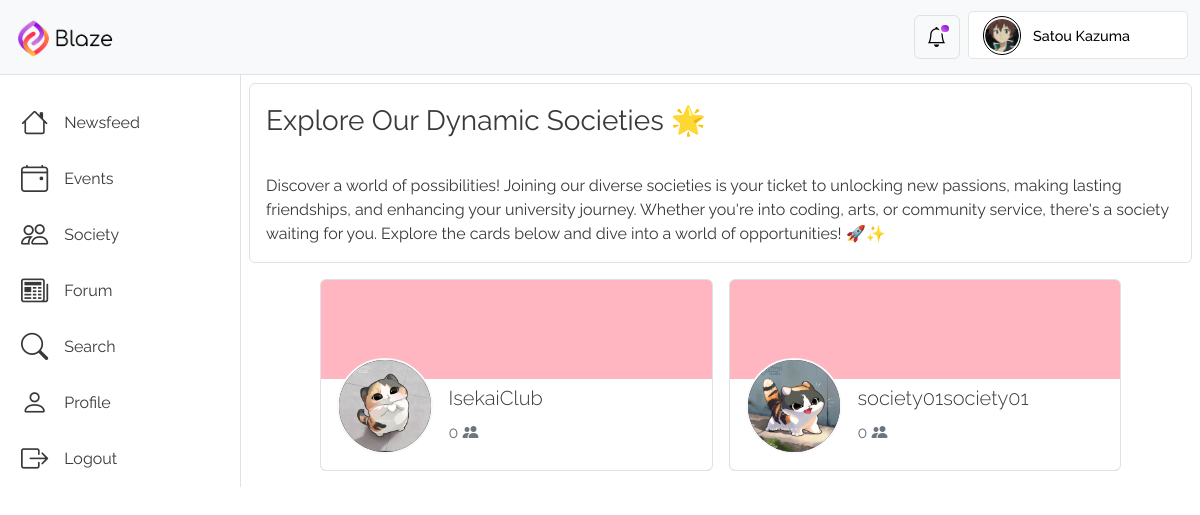
Page /society/ (signed in) on the committed database.
### BlazeApp/models.py (models this page shows, shortened)
class User(AbstractUser):
    profile_picture = models.ImageField(
        upload_to="profile_pics/",
        blank=True,
        null=True,
        default="profile_pics/Default_Profile_Picture.png",
        validators=[
            FileExtensionValidator(
                allowed_extensions=["jpg", "jpeg", "png"]
            ),  # Restrict allowed file extensions
            validate_profilePicture_size,  # Set a maximum file size limit (7 MB in this example)
        ],
    )
    follow = models.ManyToManyField(
        "self", symmetrical=False, related_name="followers", blank=True
    )
    class Meta:
        verbose_name = "User"
        verbose_name_plural = "Users"
    @property
    def get_followers_count(self):
        return self.followers.all().count()

class Society(models.Model):
    user = models.OneToOneField(User, on_delete=models.CASCADE, related_name="society")
    faculty_head = models.ForeignKey(
        Faculty,
        on_delete=models.SET_NULL,
        null=True,
        blank=True,
        related_name="faculty_heads",
    )
    president = models.OneToOneField(
        Student,
        on_delete=models.SET_NULL,
        null=True,
        blank=True,
        related_name="presidents",
    )
    vice_president = models.OneToOneField(
        Student,
        on_delete=models.SET_NULL,
        null=True,
        blank=True,
        related_name="vice_presidents",
    )
    treasurer = models.OneToOneField(
        Student,
        on_delete=models.SET_NULL,
        null=True,
        blank=True,
        related_name="treasurers",
    )
    class Meta:
        verbose_name = "Society"
        verbose_name_plural = "Societies"

### BlazeApp/views.py (the view)
# urls.py: path("society/", login_required(views.society), name="society"),
def society(request):
    society_instances = Society.objects.all()
    content = {"society_instances": society_instances}
    return render(request, "BlazeApp/society.html", content)

### BlazeApp/templates/BlazeApp/society.html (shortened to what this page needs)
{% extends 'BlazeApp/base.html' %}
{% load static %}
{% block ExtraHeaders %}
  <link href="{% static 'BlazeApp/society.css' %}" rel="stylesheet" />
{% endblock %}
{% block content %}
  <div class="content-d border border-top-0 border-bottom-0 border-end-0 col">
    <div class="border rounded m-2" style="height: max-content;">
      <div class="fs-3 p-3" style="height: max-content;">Explore Our Dynamic Societies 🌟</div>
      <div class="fs-6 p-3" style="height: max-content;">Discover a world of possibilities! Joining our diverse societies is your ticket to unlocking new passions, making lasting friendships, and enhancing your university journey. Whether you're into coding, arts, or community service, there's a society waiting for you. Explore the cards below and dive into a world of opportunities! 🚀✨</div>
    </div>
    <div class="d-flex flex-wrap justify-content-center align-items-center border-dark m-2" style="height: max-content;">
      {% if society_instances %}
        {% for society in society_instances %}
          <a href="{% url 'BlazeApp:profile' society.user.pk %}" class="col-11 col-sm-10 col-lg-5 m-2">
            <div id="society_{{ society.pk }}" class="society-card border rounded p-2">
              <div class="society-card-bottom col-12"></div>
              <div class="society-card-dd col-12 mb-2 ps-2">
                <div class="society-card-pfp col-1 me-3 border border-light border-2">
                  <img src="{{ society.user.profile_picture.url }}" alt="society profile picture" />
                </div>
                <div class="mt-3">
                  <div class="lead text-truncate">{{ society.user.first_name }}{{ society.user.last_name }}</div>
                  <div class="d-flex">
                    <div class="fs-6 mt-2 me-2 text-secondary" style="font-size: 0.9rem;">
                      {{ society.user.get_followers_count }} <i class="bi bi-people-fill"></i>
                    </div>
                  </div>
                </div>
              </div>
            </div>
          </a>
        {% endfor %}
      {% endif %}
    </div>
  </div>
{% endblock %}

### BlazeApp/templates/BlazeApp/base.html (shortened to what this page needs)
{% load static %}
<!DOCTYPE html>
<html lang="en">
  <head>
    <link href="https://cdn.jsdelivr.net/npm/bootstrap@5.3.1/dist/css/bootstrap.min.css" rel="stylesheet" />
    <link rel="stylesheet" href="https://cdn.jsdelivr.net/npm/bootstrap-icons@1.10.5/font/bootstrap-icons.css" />
    <link href="{% static 'BlazeApp/base.css' %}" rel="stylesheet" />
    {% block ExtraHeaders %}
    {% endblock %}
  </head>
  <body>
    {% block navbar %}
      <nav class="navbar bg-body-tertiary border-bottom position-sticky">
        <div class="container-xxl">
          <a class="navbar-brand" href="{% url 'BlazeApp:newsfeed' %}"><img src="{% static 'BlazeApp/logo.png' %}" alt="Logo" width="110px" height="auto" class="d-inline-block align-text-top" /></a>
          <div class="d-flex align-items-center">
            <button class="btn btn-light border mx-2 fs-5 position-relative noti-btn" type="button" data-bs-toggle="offcanvas" data-bs-target="#NotificationOffcanvas" aria-controls="offcanvasNotification"><div id="noti-indicator"></div><i class="bi bi-bell"></i></button>
            <div class="dropdown-center nav-profile-d col-md-2 d-lg-block d-none">
              <button class="nav-profile d-flex align-items-center justify-content-around" data-bs-toggle="dropdown" aria-expanded="false">
                <div class="nav-profile-pic-cover d-flex justify-content-center align-items-center mx-2" style="width: 2.4rem; height: 2.4rem;">
                  <div class="nav-profile-pic">
                    <img src="{{ request.user.profile_picture.url }}" alt="profile-picture" />
                  </div>
                </div>
                <div class="nav-profile-name text-start text-truncate fw-medium mx-1 d-lg-block d-none">{{ request.user.first_name }} {{ request.user.last_name }}</div>
              </button>
            </div>
          </div>
        </div>
      </nav>
    {% endblock %}
    <div class="container-xxl d-flex" style="padding: 0px;">
      {% block body %}
        <div class="side-panel-d d-none d-md-block">
          <a href="{% url 'BlazeApp:newsfeed' %}">
            <div class="side-panel-item d-flex align-items-center fw-normal rounded mx-1 mt-4">
              <i class="ms-3 me-3 bi bi-house"></i>Newsfeed
            </div>
          </a>
          <a href="{% url 'BlazeApp:events' %}">
            <div class="side-panel-item d-flex align-items-center fw-normal rounded mx-1 mt-2">
              <i class="ms-3 me-3 bi bi-calendar4-event"></i>Events
            </div>
          </a>
          <a href="{% url 'BlazeApp:society' %}">
            <div class="side-panel-item d-flex align-items-center fw-normal rounded mx-1 mt-2">
              <i class="ms-3 me-3 bi bi-people"></i>Society
            </div>
          </a>
          <a href="{% url 'BlazeApp:newsfeed' %}">
            <div class="side-panel-item d-flex align-items-center fw-normal rounded mx-1 mt-2">
              <i class="ms-3 me-3 bi bi-newspaper"></i>Forum
            </div>
          </a>
          <div class="side-panel-item d-flex align-items-center fw-normal rounded mx-1 mt-2" data-bs-toggle="modal" data-bs-target="#searchBar">
            <i class="ms-3 me-3 bi bi-search"></i>Search
          </div>
          <a href="{% url 'BlazeApp:profile' request.user.pk %}">
            <div class="side-panel-item d-flex align-items-center fw-normal rounded mx-1 mt-2">
              <i class="ms-3 me-3 bi bi-person"></i>Profile
            </div>
          </a>
          <a href="{% url 'BlazeApp:user_logout' %}">
            <div class="side-panel-item d-flex align-items-center fw-normal rounded mx-1 mt-2">
              <i class="ms-3 me-3 bi bi-box-arrow-right"></i>Logout
            </div>
          </a>
        </div>
        {% block content %}
        {% endblock %}
      {% endblock %}
    </div>
  </body>
</html>

### BlazeApp/static/BlazeApp/base.css (style rules this page uses)
body { font-family: 'Raleway', sans-serif; color: #393939; }
a { text-decoration: none; color: #393939; }
.navbar { top: 0; z-index: 100; }
.nav-profile-d { height: 3.2rem; width: max-content; }
.nav-profile { width: max-content; height: 3rem; border: 1px solid #E5E4E2; border-radius: 5px; background-color: white; outline: none; transition: 0.25s ease-in-out; }
.nav-profile-pic { border-radius: 50%; overflow: hidden; }
.nav-profile-pic-cover { border: 1px solid black; border-radius: 50%; width: 3rem; height: 3rem; cursor: pointer; }
.nav-profile-pic>img { width: 2.1rem; height: 2.1rem; border-radius: 50%; }
.nav-profile-name { width: 9rem; font-size: 0.9rem; }
#noti-indicator { background: linear-gradient(to left bottom, #8100E6, #D175E0); width: 0.7rem; height: 0.7rem; position: absolute; border-radius: 50%; right: 8px; top: 7px; border: 2px solid white; transition: 0.1s ease-in-out; }
.side-panel-d { width: 15rem; max-height: calc(100vh - 75px); overflow: auto; position: sticky; top: 75px; z-index: 101; }
.side-panel-item { color: #393939; height: 3rem; cursor: pointer; font-size: 1rem; border: 1px solid transparent; transition: 0.15s ease-in-out; }
.side-panel-item i { font-size: 1.7rem; }
.content-d { height: max-content; }

### BlazeApp/static/BlazeApp/society.css (style rules this page uses)
.society-card { height: 12rem; background-color: lightpink; display: flex; align-items: end; position: relative; overflow: hidden; }
.society-card-bottom { background-color: white; height: 5.7rem; position: absolute; bottom: 0; left: 0; }
.society-card-pfp { height: 6rem; width: 6rem; background-color: #393939; border-radius: 50%; overflow: hidden; position: relative; }
.society-card-pfp img { width: 100%; height: auto; }
.society-card-dd { display: flex; justify-content: start; align-items: center; z-index: 1; }

### rows in the picture
User: user.profile_picture (picture), user.first_name "Satou", user.last_name "Kazuma"
Society: user.profile_picture (picture), user.first_name "Isekai", user.last_name "Club", user.get_followers_count "0"
Society: user.profile_picture (picture), user.first_name "society01", user.last_name "society01", user.get_followers_count "0"
